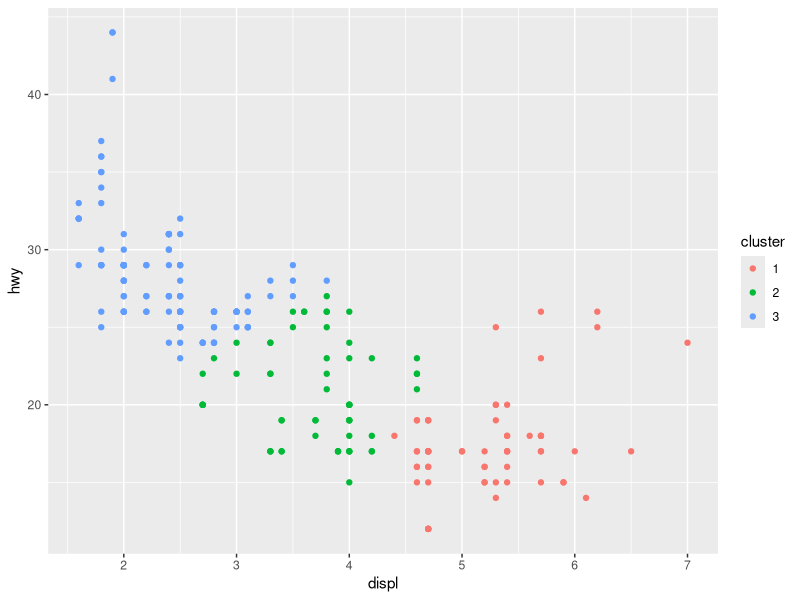

The R source for this figure:
# r2py crawler metadata
# package: ggplot2
# source_type: rd_example
# topic: Stat.Rd
# source_file: C:\Users\bened\AppData\Local\R\win-library\4.5\ggplot2\help
# lines: 32

suppressPackageStartupMessages(library(ggplot2))
# Extending the class
StatKmeans <- ggproto(
  "StatKmeans", Stat,
  # Fields
  required_aes = c("x", "y"),
  # You can relate computed variables to aesthetics using `after_stat()`
  # in defaults
  default_aes = aes(colour = after_stat(cluster)),
  # Methods
  compute_panel = function(data, scales, k = 2L) {
    km <- kmeans(cbind(scale(data$x), scale(data$y)), centers = k)
    data$cluster <- factor(km$cluster)
    data
  }
)

# Building a constructor
stat_kmeans <- function(mapping = NULL, data = NULL, geom = "point",
                        position = "identity", ..., k = 2L, na.rm = FALSE,
                        show.legend = NA, inherit.aes = TRUE) {
  layer(
    mapping = mapping, data = data,
    geom = geom, stat = StatKmeans, position = position,
    show.legend = show.legend, inherit.aes = inherit.aes,
    params = list(na.rm = na.rm, k = k, ...)
  )
}

# Use new stat in plot
ggplot(mpg, aes(displ, hwy)) +
  stat_kmeans(k = 3)
